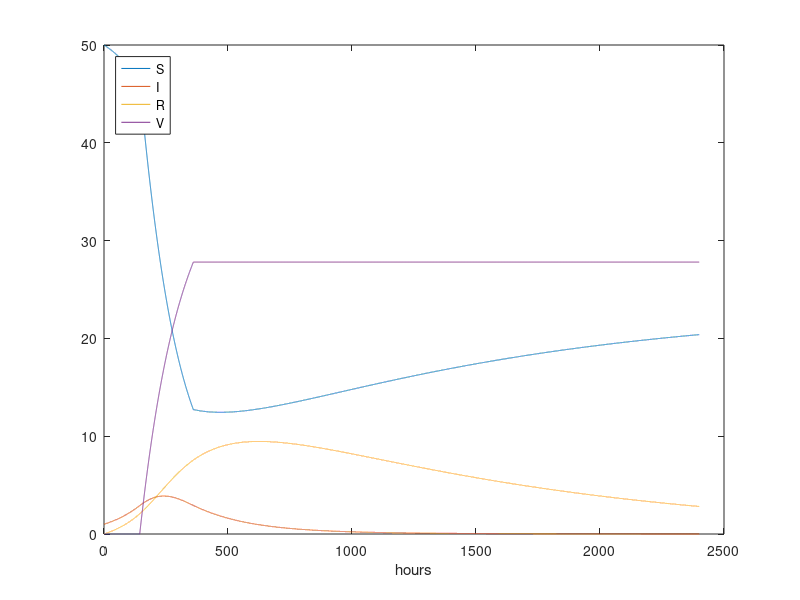

The MATLAB source for this figure:
% As SIRV1.py, but including time-dependent vaccination

% Time unit: 1 h
beta = 10/(40*8*24);
beta = beta/4;              % Reduce beta compared to SIR1.py
fprintf('beta: %g\n', beta);
gamma = 3/(15*24);
dt = 0.1;                   % 6 min
D = 100;                    % Simulate for D days
N_t = floor(D*24/dt);       % Corresponding no of hours
nu = 1/(24*50);             % Average loss of immunity: 50 days

t = linspace(0, N_t*dt, N_t+1);
S = zeros(N_t+1, 1);
I = zeros(N_t+1, 1);
R = zeros(N_t+1, 1);
V = zeros(N_t+1, 1);

% Vaccination campaign
p = zeros(N_t+1,1);
start_index = 6*24/dt + 1; % 6 days = 6*24 h, div. by dt=0.1 gives intervals
stop_index = 15*24/dt + 1;
p(start_index:stop_index) = 0.005;

% Initial condition
S(1) = 50;
I(1) = 1;
R(1) = 0;
V(1) = 0;

% Step equations forward in time
for n = 1:N_t
    S(n+1) = S(n) - dt*beta*S(n)*I(n) + dt*nu*R(n) - dt*p(n)*S(n);
    V(n+1) = V(n) + dt*p(n)*S(n);
    I(n+1) = I(n) + dt*beta*S(n)*I(n) - dt*gamma*I(n);
    R(n+1) = R(n) + dt*gamma*I(n) - dt*nu*R(n);
    loss = floor(V(n+1) + S(n+1) + R(n+1) + I(n+1)) -...
                        floor(V(1) + S(1) + R(1) + I(1));
    if loss > 0
        fprintf('loss: %d', loss);
    end
end

plot(t, S, t, I, t, R, t, V)
legend('S', 'I', 'R', 'V', 'Location', 'northwest');
xlabel('hours')
